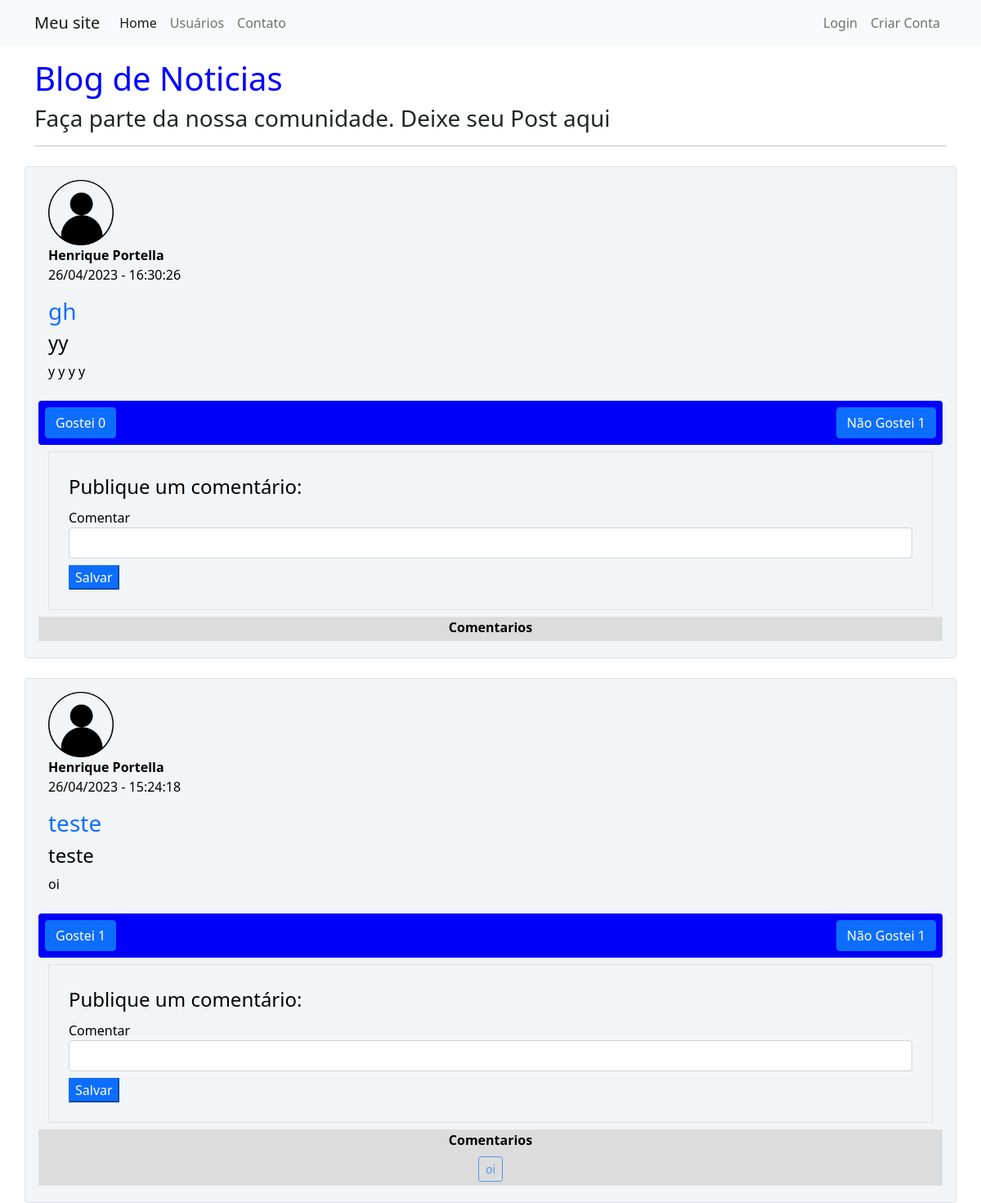
Before: / with the older database file.
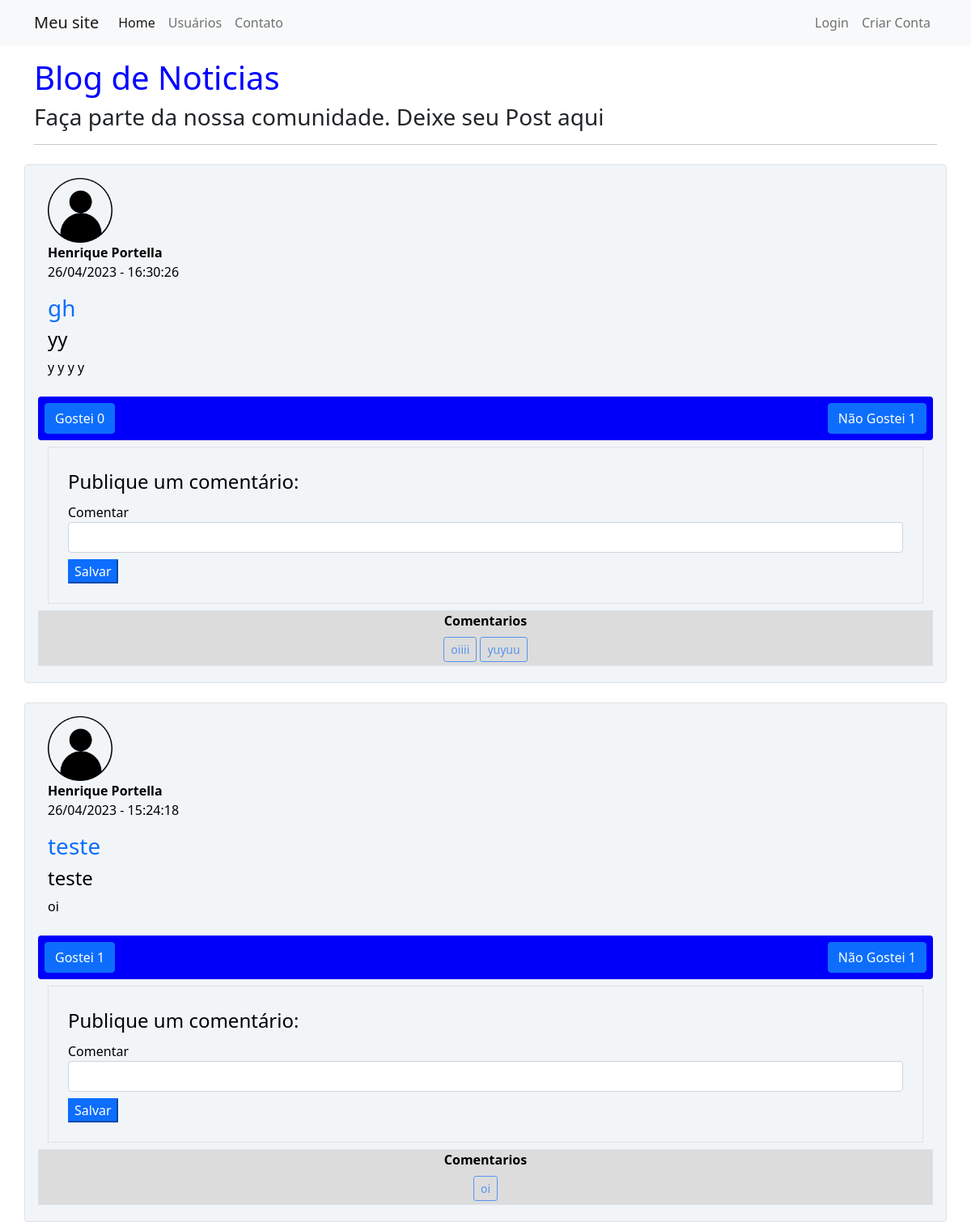
After: the same page with the newer database file.
### comunidadeimpressionadora/models.py (models this page shows, shortened)
class Post(database.Model):
    id = database.Column(database.Integer, primary_key=True)
    sub_titulo = database.Column(database.String, nullable=False)
    titulo = database.Column(database.String, nullable=False)
    corpo = database.Column(database.String, nullable=False)
    data_criacao = database.Column(database.DateTime, nullable=False, default=datetime.utcnow)
    likes_g = database.relationship('LikeG', backref='post_like_gostei', lazy=True)
    likes_ng = database.relationship('LikeNG', backref='post_like_ngostei', lazy=True)
    id_usuario = database.Column(database.Integer, database.ForeignKey('usuario.id'), nullable=False)
    def contar_likes(self):
        return len(self.likes_g)
    def contar_deslikes(self):
        return len(self.likes_ng)

class Usuario(database.Model, UserMixin):
    id = database.Column(database.Integer, primary_key=True)
    username = database.Column(database.String, nullable=False)
    apelido = database.Column(database.String, nullable=False, default='leitor')
    bloqueado = database.Column(database.Boolean, nullable=False, default=False)
    cod_ativado = database.Column(database.Boolean, nullable=False, default=False)
    codigo_email = database.Column(database.String, nullable=False, default='000000')
    data_nascimento = database.Column(database.Date, nullable=False)
    tipo_user = database.Column(database.Integer, nullable=False, default=3)# 1 ADM - 2 AUTOR -3 LEITOR
    email = database.Column(database.String, nullable=False, unique=True)
    senha = database.Column(database.String, nullable=False)
    foto_perfil = database.Column(database.String, default='default.jpg')
    posts = database.relationship('Post', backref='autor', lazy=True)
    comentarios = database.relationship('Comentario', backref='autor_com', lazy=True)
    cursos = database.Column(database.String, nullable=False, default='Não informado')

class Comentario(database.Model):
    id = database.Column(database.Integer, primary_key=True)
    texto_comentario = database.Column(database.String, nullable=False)
    id_usuario = database.Column(database.Integer, database.ForeignKey('usuario.id'), nullable=False)
    id_post = database.Column(database.Integer, nullable=False)

### comunidadeimpressionadora/routes.py (the view, shortened to what this page needs)
@app.route("/", methods=['GET', 'POST'])
def home():
    form_com = FormCriarComentario()
    posts = Post.query.order_by(Post.id.desc())
    com = Comentario.query.order_by(Comentario.id.desc())
    if current_user.is_authenticated:
        deslike = LikeNG.query.all()
        like = LikeG.query.all()
        deslike_ = []
        like_ = []
        for l in deslike:
            if l.id_usuario == current_user.id:
                deslike_.append(l.id_post)
        for l in like:
            if l.id_usuario == current_user.id:
                like_.append(l.id_post)
    else:
        like_ = []
        deslike_=[]
    return render_template('home.html', posts=posts, form=form_com, com=com, deslike=deslike_, like=like_)

### comunidadeimpressionadora/forms.py
class FormCriarComentario(FlaskForm):
    comentario = StringField('Comentar', validators=[DataRequired(), Length(2, 140)])
    id_post = HiddenField('id_post')
    botao_submit = SubmitField('Salvar')

### comunidadeimpressionadora/templates/home.html (shortened to what this page needs)
{% extends 'base.html' %}
{% block body%}
<div class="container mt-3">
    <h1 style="color: blue">Blog de Noticias</h1>
    <h3>Faça parte da nossa comunidade. Deixe seu Post aqui</h3>
    <hr>
    {% for post in posts %}
    <div class="row border mt-4 p-3 meupost rounded">
        <div class="col">
            <div><img src="{{ url_for('static', filename='fotos_perfil/{}'.format(post.autor.foto_perfil)) }}"
                      class="rounded" width="80"></div>
            <div>
                <strong>{{ post.autor.username}}</strong>
                <p>{{ post.data_criacao.strftime('%d/%m/%Y - %H:%M:%S') }}</p>
            </div>
        </div>
        <div>
            <a class="link_dec" href="{{ url_for('exibir_post', post_id=post.id) }}"><h3>{{post.titulo}}</h3></a>
            <h4>{{post.sub_titulo}}</h4>
            <p>{{post.corpo}}</p>
        </div>
        <div class="p-2 mt-2 bg-primary d-flex justify-content-between rounded text-white stats1">
            <div class="d-flex flex-column">
                <form method="POST" action="{{ url_for('gostei_post', post_id=post.id) }}">
             {% if post.id in like %}
              <button type="submit" class="btn btn-danger">Gostei  <span class="number3">
                  {% else %}
                  <button type="submit" class="btn btn-primary">Gostei  <span class="number3">
                  {% endif %}
                 {{ post.contar_likes() }}
              </span>
              </button>
                </form>
            </div>
            <div class="d-flex flex-column">
                 <form method="POST" action="{{ url_for('nao_gostei_post', post_id=post.id) }}">
                      {% if post.id in deslike %}
              <button type="submit" class="btn btn-danger">Não Gostei  <span class="number3">
                  {% else %}
                  <button type="submit" class="btn btn-primary">Não Gostei  <span class="number3">
                  {% endif %}
                 {{ post.contar_deslikes() }}
              </span>
              </button>
                </form>
            </div>
        </div>
        <div class="container">
            <div class="row">
                <div class="col">
                    <form method="post" action="" class="border p-4 mt-2" enctype="multipart/form-data">
                        <legend>Publique um comentário:</legend>
                        <fieldset>
                            <div class="form-group">
                                {{ form.comentario.label (class="form-control-label")}}
                                {% if form.comentario.errors %}
                                {{ form.comentario (class="form-control is-invalid")}}
                                <div class="invalid-feedback">
                                    {% for erro in form.comentario.errors %}
                                    {{ erro }}
                                    {% endfor %}
                                </div>
                                {% else %}
                                {{ form.comentario(class="form-control")}}
                                {% endif %}
                            </div>
                        </fieldset>
                        {{ form.botao_submit (class="btn-primary mt-2" )}}
                    </form>
                </div>
            </div>
        </div>
        <div class="container border mb-1 mt-2 meupostcursos">
            <div class="row justify-content-center mb-1">
                <div class="col col-12" style="text-align: center">
                    <strong>Comentarios</strong><br>
                    {% for curso in com %}
                    {% if curso.id_post == post.id %}
                    <button type="button" class="btn btn-outline-primary btn-sm mt-2" disabled>{{ curso.texto_comentario
                        }}
                    </button>
                    {% endif %}
                    {% endfor %}
                </div>
            </div>
        </div>
    </div>
    {% endfor %}
</div>
{% endblock %}

### comunidadeimpressionadora/templates/base.html (shortened to what this page needs)
<!DOCTYPE html>
<html lang="pt-br">
<head>
    <link href="https://cdn.jsdelivr.net/npm/bootstrap@5.0.2/dist/css/bootstrap.min.css" rel="stylesheet"
>
    <link rel="stylesheet" type="text/css" href="{{ url_for('static',filename='main.css') }}">
</head>
<body>
    {% include 'navbar.html' %}
    {% block body %}
    {% endblock %}
</body>
</html>

### comunidadeimpressionadora/templates/navbar.html (shortened to what this page needs)
<nav class="navbar navbar-expand-lg navbar-light bg-light">
    <div class="container-fluid container">
      <a class="navbar-brand" href="{{ url_for('home') }}">Meu site</a>
      <div class="collapse navbar-collapse" id="navbarSupportedContent">
        <ul class="navbar-nav me-auto mb-2 mb-lg-0">
          <li class="nav-item">
            <a class="nav-link active" aria-current="page" href="{{ url_for('home') }}">Home</a>
          </li>
          <li class="nav-item">
            <a class="nav-link" href="{{ url_for('usuarios') }}">Usuários</a>
          </li>
          <li class="nav-item">
            <a class="nav-link" href="{{ url_for('contato') }}">Contato</a>
          </li>
        </ul>
        <ul class="d-flex navbar-nav">
          {% if current_user.is_authenticated %}
           <li class="nav-item">
                <a class="nav-link" href="{{ url_for('criar_post')}}">Criar Post</a>
              </li>
              <li class="nav-item">
                <a class="nav-link" href="{{ url_for('perfil')}}">Meu Perfil</a>
              </li>
           <li class="nav-item">
                <a class="nav-link" href="{{ url_for('sair')}}">Sair</a>
              </li>
          {% else %}
          <li class="nav-item">
                <a class="nav-link" href="{{ url_for('login')}}">Login</a>
              </li>
              <li class="nav-item">
                <a class="nav-link" href="{{ url_for('login')}}">Criar Conta</a>
              </li>
          {%endif%}
        </ul>
      </div>
    </div>
  </nav>

### comunidadeimpressionadora/static/main.css (style rules this page uses)
.stats1 { background: #0000FA !important; color: #000 !important; }
.number3 { font-weight:500; }
.meupost { background: #f2f5f8 !important; color: #000 !important; }
.meupostcursos { background: #DCDCDC !important; color: #000 !important; }
.link_dec { text-decoration: none; }

Changed rows visible on the page:
added Comentario: texto_comentario "oiiii", shown under Post "gh"
added Comentario: texto_comentario "yuyuu", shown under Post "gh"
